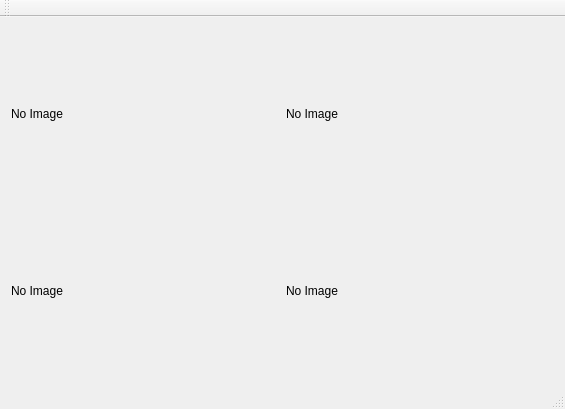
<?xml version="1.0" encoding="UTF-8"?>
<ui version="4.0">
 <class>MainWindow</class>
 <widget class="QMainWindow" name="MainWindow">
  <property name="geometry">
   <rect>
    <x>0</x>
    <y>0</y>
    <width>565</width>
    <height>409</height>
   </rect>
  </property>
  <property name="windowTitle">
   <string>MainWindow</string>
  </property>
  <widget class="QWidget" name="centralWidget">
   <layout class="QVBoxLayout" name="verticalLayout_2">
    <item>
     <layout class="QHBoxLayout" name="horizontalLayout">
      <item>
       <widget class="QLabel" name="leftImageLabel">
        <property name="text">
         <string>No Image</string>
        </property>
       </widget>
      </item>
      <item>
       <widget class="QLabel" name="rightImageLabel">
        <property name="text">
         <string>No Image</string>
        </property>
       </widget>
      </item>
     </layout>
    </item>
    <item>
     <layout class="QHBoxLayout" name="horizontalLayout_2">
      <item>
       <widget class="QLabel" name="leftImageLabel_2">
        <property name="text">
         <string>No Image</string>
        </property>
       </widget>
      </item>
      <item>
       <widget class="QLabel" name="rightImageLabel_2">
        <property name="text">
         <string>No Image</string>
        </property>
       </widget>
      </item>
     </layout>
    </item>
   </layout>
  </widget>
  <widget class="QMenuBar" name="menuBar">
   <property name="geometry">
    <rect>
     <x>0</x>
     <y>0</y>
     <width>565</width>
     <height>19</height>
    </rect>
   </property>
  </widget>
  <widget class="QToolBar" name="mainToolBar">
   <attribute name="toolBarArea">
    <enum>TopToolBarArea</enum>
   </attribute>
   <attribute name="toolBarBreak">
    <bool>false</bool>
   </attribute>
  </widget>
  <widget class="QStatusBar" name="statusBar"/>
 </widget>
 <layoutdefault spacing="6" margin="11"/>
 <resources/>
 <connections/>
</ui>
